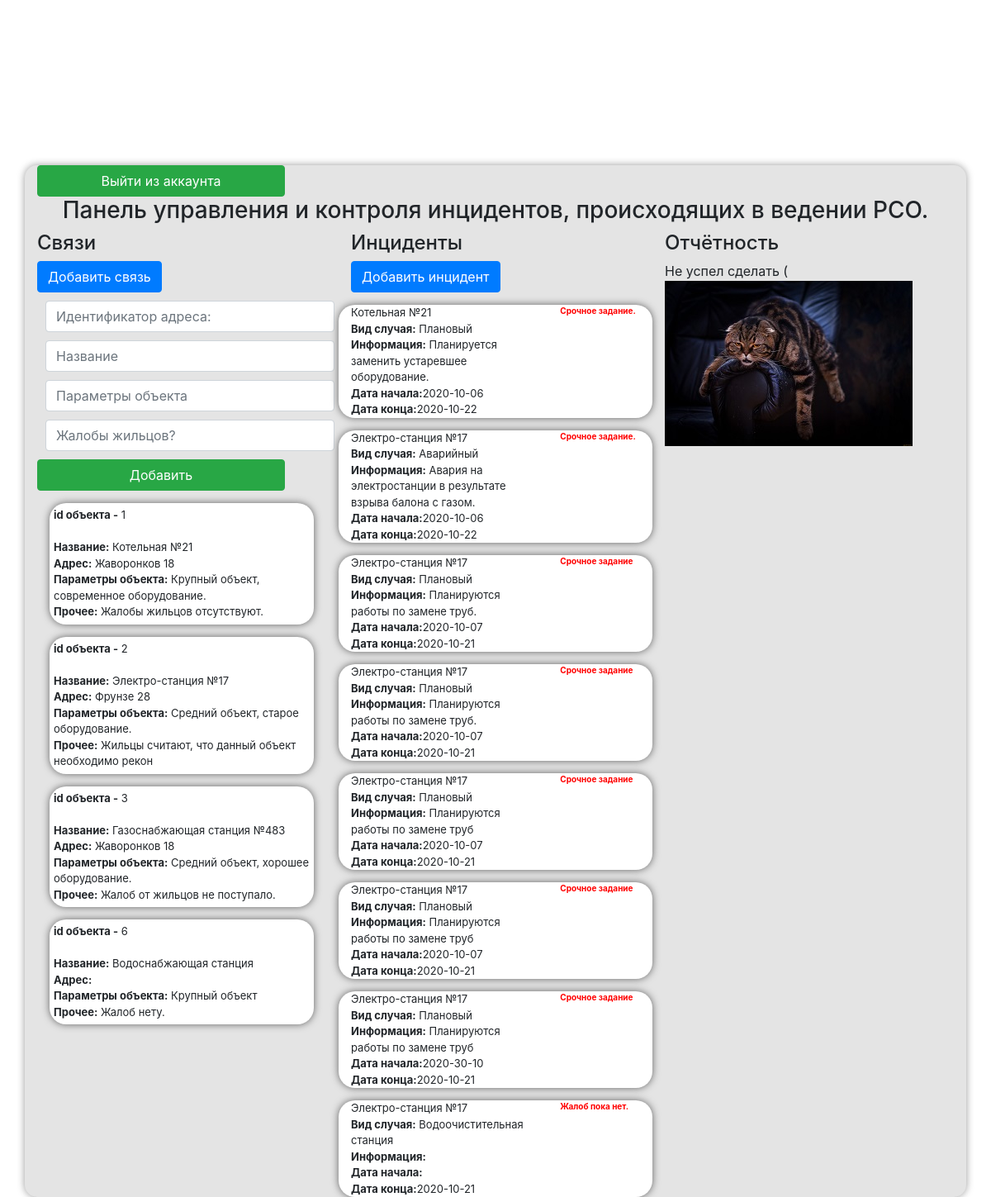
The page / (signed in) on the database its author committed.
### tables this page shows
CREATE TABLE `relations` (
  `id` int(11) NOT NULL,
  `type` varchar(50) NOT NULL,
  `addres_impact` varchar(50) NOT NULL,
  `parametrs` varchar(50) NOT NULL,
  `other` varchar(50) NOT NULL
);

CREATE TABLE `fias` (
  `id` int(11) NOT NULL,
  `addres` varchar(200) NOT NULL
);

CREATE TABLE `incident` (
  `id` int(11) NOT NULL,
  `date_begin` varchar(50) NOT NULL,
  `date_end` varchar(50) NOT NULL,
  `type_objective` int(11) NOT NULL,
  `view` varchar(50) NOT NULL,
  `additional_info` varchar(300) NOT NULL,
  `other` varchar(300) NOT NULL
);

### modules/incidents.php (the view, shortened to what this page needs)
<?php
function printResult ($result) {
while (($row = $result->fetch_assoc()) !=false) {
$name_incident = $row["type_objective"];
include"config.php";
$relation_result = $mysql->query("SELECT * FROM `relations` WHERE `id` = '$name_incident'");
$relation = $relation_result->fetch_assoc();
$name_relation = $relation['type'];
$date_begin = $row['date_begin'];
$date_end = $row['date_end'];
$view = $row['view'];
$other = $row['other'];
$additional_info = $row['additional_info'];
echo "<div class=\"row incident-block\">
<div class=col-md-8><div>".$name_relation."</div>
<div><strong>Вид случая:</strong> ".$view."</div>
<div><strong>Информация:</strong> ".$additional_info."</div>
<div><strong>Дата начала:</strong>".$date_begin."<br/><strong>Дата конца:</strong>".$date_end."</div>
</div>
<div class=col-md-4><div class=other-inf>".$other."</div>
</div></div>";
}
  }
include"config.php";
$result = $mysql->query("SELECT * FROM `incident`");
printResult ($result);
?>

### index.php (shortened to what this page needs)
<!DOCTYPE html>
<html>
<head>
	<link rel="stylesheet" href="https://stackpath.bootstrapcdn.com/bootstrap/4.5.0/css/bootstrap.min.css">
	<link rel="stylesheet" type="text/css" href="style.css">
</head>
<body>
<div class="container main-container">
	<a href="exit.php"><div class="btn btn-success">Выйти из аккаунта</div></a>
	<h3 class="text-center">Панель управления и контроля инцидентов, происходящих в ведении РСО.</h3>
	<div class="row">
		<div class="col-md-4">
			<div class="block-relations">
			<h4>Связи</h4>
			 <?php if ($_COOKIE['admin'] != '' || $_COOKIE['rso'] != '' || $_COOKIE['observer'] != ''): ?>
			<button type="button" class="btn btn-primary btn-modal-2">Добавить связь</button>
			<div class="modal-window-2">
				<form class="form-insert-relations" action="insert-relations.php" method="post">
					<input placeholder="Идентификатор адреса:" class="form-control" type="text" name="addres_impact">
					<input placeholder="Название" class="form-control" type="text" name="type">
					<input placeholder="Параметры объекта" class="form-control" type="text" name="parametrs">
					<input placeholder="Жалобы жильцов?" class="form-control" type="text" name="other_relations">
					<input class="btn btn-success" value="Добавить" type="submit">
				</form>
			</div>
			 <?php endif; ?>
			<?include"modules/relations.php";?>
		    </div>
		</div>
		<div class="col-md-4">
			<div class="block-incidents">
			<h4>Инциденты</h4>
			<button type="button" class="btn btn-primary btn-modal">Добавить инцидент</button>
			<? include"modules/incidents.php";?>
		    </div>
		</div>
		<div class="col-md-4">
			<div class="block-informations">
			<h4>Отчётность</h4>
			<div>Не успел сделать (</div>
			<img src="cat.jpg">
		</div>
		</div>
	</div>
</div>
</body>
</html>

### modules/relations.php (shortened to what this page needs)
<?php
function printResult_id ($result_id) {
while (($row = $result_id->fetch_assoc()) !=false) {
   $id = $row['id'];
   $object_name = $row['type'];
   $address_impact = $row['addres_impact'];
   $other = $row['other'];
   include"config.php";
  $address_result = $mysql->query("SELECT * FROM `fias` WHERE `id` = '$address_impact'");
  $address = $address_result->fetch_assoc();
  $address_object = $address['addres'];
  $parametrs = $row['parametrs'];
   echo "<div class=\"relations-block\">
   <div><strong>id объекта -</strong> ".$id."</div><br/>
   <div><strong>Название:</strong> ".$object_name."</div>
   <div><strong>Адрес:</strong> ".$address_object."</div>
   <div><strong>Параметры объекта:</strong> ".$parametrs."</div>
   <div><strong>Прочее:</strong> ".$other."</div>
   </div>";
	}
  }
include"config.php";
$result_id = $mysql->query("SELECT * FROM `relations`");
printResult_id ($result_id);
?>

### style.css (style rules this page uses)
.form-control { margin: 10px; }
.btn-success { width: 300px; margin: 0 auto; }
.main-container { border-radius: 15px; box-shadow: 0 0 10px #9a9a9a; background-color: #e4e4e4; margin-top: 200px; }
.other-inf { color: red; font-size: 10px; font-weight: bold; }
.incident-block { font-size: 13px; margin-top: 15px; background-color: white; border-radius: 20px; box-shadow: 0 0 10px #636363; }
.relations-block { padding: 5px; font-size: 13px; margin: 15px; background-color: white; border-radius: 20px; box-shadow: 0 0 10px #636363; }

### rows shown on the page
relations: id "1", type "Котельная №21", fias.addres "Жаворонков 18", parametrs "Крупный объект, современное оборудование.", other "Жалобы жильцов отсутствуют."
relations: id "2", type "Электро-станция №17", fias.addres "Фрунзе 28", parametrs "Средний объект, старое оборудование.", other "Жильцы считают, что данный объект необходимо рекон"
relations: id "3", type "Газоснабжающая станция №483", fias.addres "Жаворонков 18", parametrs "Средний объект, хорошее оборудование.", other "Жалоб от жильцов не поступало."
relations: id "6", type "Водоснабжающая станция", parametrs "Крупный объект", other "Жалоб нету."
incident: relations.type "Котельная №21", view "Плановый", additional_info "Планируется заменить устаревшее оборудование.", date_begin "2020-10-06", date_end "2020-10-22", other "Срочное задание."
incident: relations.type "Электро-станция №17", view "Аварийный", additional_info "Авария на электростанции в результате взрыва балона с газом.", date_begin "2020-10-06", date_end "2020-10-22", other "Срочное задание."
incident: relations.type "Электро-станция №17", view "Плановый", additional_info "Планируются работы по замене труб.", date_begin "2020-10-07", date_end "2020-10-21", other "Срочное задание"
incident: relations.type "Электро-станция №17", view "Плановый", additional_info "Планируются работы по замене труб.", date_begin "2020-10-07", date_end "2020-10-21", other "Срочное задание"
incident: relations.type "Электро-станция №17", view "Плановый", additional_info "Планируются работы по замене труб", date_begin "2020-10-07", date_end "2020-10-21", other "Срочное задание"
incident: relations.type "Электро-станция №17", view "Плановый", additional_info "Планируются работы по замене труб", date_begin "2020-10-07", date_end "2020-10-21", other "Срочное задание"
incident: relations.type "Электро-станция №17", view "Плановый", additional_info "Планируются работы по замене труб", date_begin "2020-30-10", date_end "2020-10-21", other "Срочное задание"
incident: relations.type "Электро-станция №17", view "Водоочистительная станция", date_end "2020-10-21", other "Жалоб пока нет."
